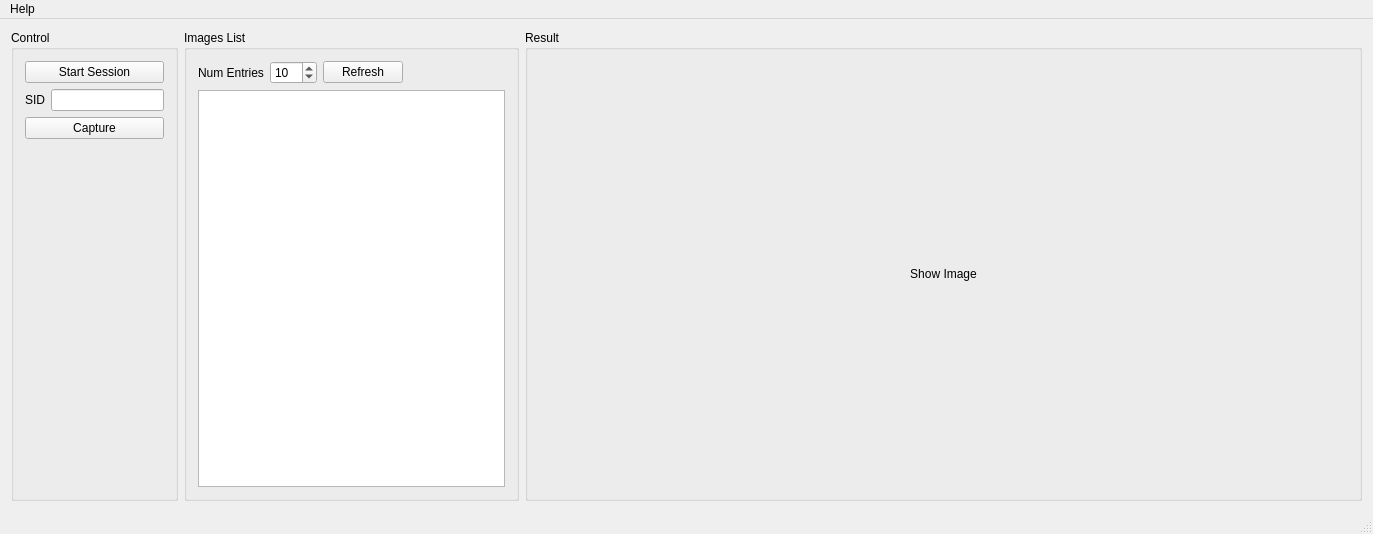
<?xml version="1.0" encoding="UTF-8"?>
<ui version="4.0">
 <class>MainWindow</class>
 <widget class="QMainWindow" name="MainWindow">
  <property name="geometry">
   <rect>
    <x>0</x>
    <y>0</y>
    <width>1373</width>
    <height>534</height>
   </rect>
  </property>
  <property name="windowTitle">
   <string>MainWindow</string>
  </property>
  <widget class="QWidget" name="centralWidget">
   <layout class="QGridLayout" name="gridLayout_4" columnstretch="2,4,10">
    <item row="0" column="0">
     <widget class="QGroupBox" name="groupBox">
      <property name="title">
       <string>Control</string>
      </property>
      <layout class="QGridLayout" name="gridLayout">
       <item row="3" column="1">
        <spacer name="verticalSpacer">
         <property name="orientation">
          <enum>Qt::Vertical</enum>
         </property>
         <property name="sizeHint" stdset="0">
          <size>
           <width>20</width>
           <height>355</height>
          </size>
         </property>
        </spacer>
       </item>
       <item row="1" column="1">
        <widget class="QLineEdit" name="lineEditID"/>
       </item>
       <item row="1" column="0">
        <widget class="QLabel" name="label_2">
         <property name="text">
          <string>SID</string>
         </property>
        </widget>
       </item>
       <item row="0" column="0" colspan="2">
        <widget class="QPushButton" name="pushButtonStartSession">
         <property name="text">
          <string>Start Session</string>
         </property>
        </widget>
       </item>
       <item row="2" column="0" colspan="2">
        <widget class="QPushButton" name="pushButtonCapture">
         <property name="text">
          <string>Capture</string>
         </property>
        </widget>
       </item>
      </layout>
     </widget>
    </item>
    <item row="0" column="1">
     <widget class="QGroupBox" name="groupBox_2">
      <property name="title">
       <string>Images List</string>
      </property>
      <layout class="QGridLayout" name="gridLayout_2">
       <item row="1" column="0" colspan="4">
        <widget class="QListView" name="listView">
         <property name="editTriggers">
          <set>QAbstractItemView::NoEditTriggers</set>
         </property>
        </widget>
       </item>
       <item row="0" column="3">
        <spacer name="horizontalSpacer">
         <property name="orientation">
          <enum>Qt::Horizontal</enum>
         </property>
         <property name="sizeHint" stdset="0">
          <size>
           <width>120</width>
           <height>20</height>
          </size>
         </property>
        </spacer>
       </item>
       <item row="0" column="1">
        <widget class="QSpinBox" name="spinBoxNumEntries">
         <property name="maximum">
          <number>999</number>
         </property>
         <property name="value">
          <number>10</number>
         </property>
        </widget>
       </item>
       <item row="0" column="0">
        <widget class="QLabel" name="label">
         <property name="text">
          <string>Num Entries</string>
         </property>
        </widget>
       </item>
       <item row="0" column="2">
        <widget class="QPushButton" name="pushButtonRefresh">
         <property name="text">
          <string>Refresh</string>
         </property>
        </widget>
       </item>
      </layout>
     </widget>
    </item>
    <item row="0" column="2">
     <widget class="QGroupBox" name="groupBoxResult">
      <property name="title">
       <string>Result</string>
      </property>
      <layout class="QGridLayout" name="gridLayout_3">
       <item row="0" column="0">
        <widget class="QLabel" name="labelImage">
         <property name="text">
          <string>Show Image</string>
         </property>
         <property name="alignment">
          <set>Qt::AlignCenter</set>
         </property>
        </widget>
       </item>
      </layout>
     </widget>
    </item>
   </layout>
  </widget>
  <widget class="QMenuBar" name="menuBar">
   <property name="geometry">
    <rect>
     <x>0</x>
     <y>0</y>
     <width>1373</width>
     <height>21</height>
    </rect>
   </property>
   <widget class="QMenu" name="menuHelp">
    <property name="title">
     <string>Help</string>
    </property>
    <addaction name="actionAbout"/>
    <addaction name="actionAboutQt"/>
   </widget>
   <addaction name="menuHelp"/>
  </widget>
  <widget class="QStatusBar" name="statusBar"/>
  <action name="actionAbout">
   <property name="text">
    <string>About</string>
   </property>
  </action>
  <action name="actionAboutQt">
   <property name="text">
    <string>About Qt</string>
   </property>
  </action>
 </widget>
 <layoutdefault spacing="6" margin="11"/>
 <resources/>
 <connections/>
</ui>
